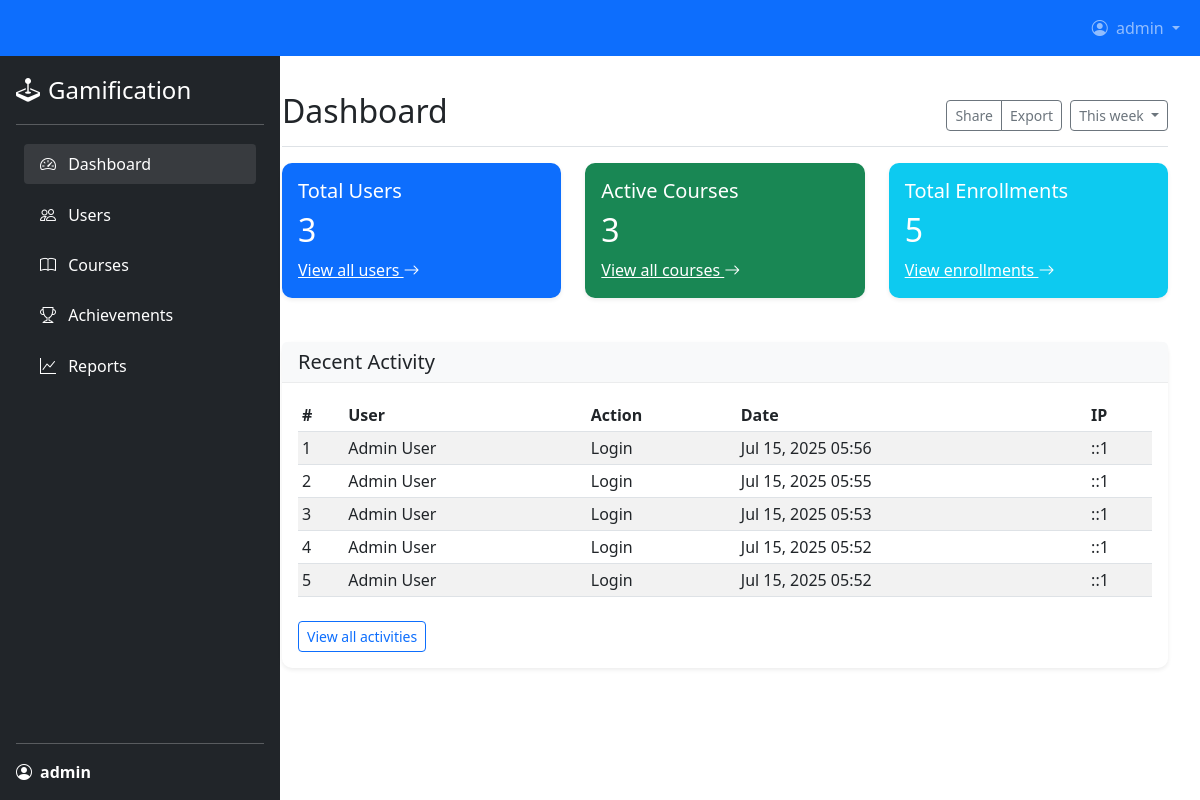
Page /admin/dashboard.php (signed in) on the committed database.
### tables this page shows
CREATE TABLE `activity_logs` (
  `id` int(11) NOT NULL,
  `user_id` int(11) DEFAULT NULL,
  `action` varchar(100) NOT NULL,
  `description` text DEFAULT NULL,
  `ip_address` varchar(45) DEFAULT NULL,
  `user_agent` text DEFAULT NULL,
  `created_at` timestamp NOT NULL DEFAULT current_timestamp()
);

CREATE TABLE `users` (
  `id` int(11) NOT NULL,
  `username` varchar(50) NOT NULL,
  `email` varchar(100) NOT NULL,
  `password` varchar(255) NOT NULL,
  `first_name` varchar(50) DEFAULT NULL,
  `last_name` varchar(50) DEFAULT NULL,
  `profile_picture` varchar(255) DEFAULT 'default.jpg',
  `bio` text DEFAULT NULL,
  `is_active` tinyint(1) DEFAULT 1,
  `is_verified` tinyint(1) DEFAULT 0,
  `verification_token` varchar(100) DEFAULT NULL,
  `reset_token` varchar(100) DEFAULT NULL,
  `reset_expires` datetime DEFAULT NULL,
  `last_login` datetime DEFAULT NULL,
  `created_at` timestamp NOT NULL DEFAULT current_timestamp(),
  `updated_at` timestamp NOT NULL DEFAULT current_timestamp() ON UPDATE current_timestamp(),
  `points` int(11) DEFAULT 0,
  `level` int(11) DEFAULT 1,
  `experience` int(11) DEFAULT 0,
  `next_level_exp` int(11) DEFAULT 100
);

### includes/functions.php (the view, shortened to what this page needs)
<?php
function get_recent_activities($limit = 5) {
    global $conn;
    $check_table = "SHOW TABLES LIKE 'activity_logs'";
    $table_exists = mysqli_query($conn, $check_table);
    $sql = "SELECT a.*, u.username, u.first_name, u.last_name
            FROM activity_logs a
            LEFT JOIN users u ON a.user_id = u.id
            ORDER BY a.created_at DESC
            LIMIT ?";
    $stmt = mysqli_prepare($conn, $sql);
    mysqli_stmt_bind_param($stmt, 'i', $limit);
    mysqli_stmt_execute($stmt);
    $result = mysqli_stmt_get_result($stmt);
    $output = '';
    $counter = 1;
    while ($row = mysqli_fetch_assoc($result)) {
        $user_name = !empty($row['first_name']) ?
                   htmlspecialchars($row['first_name'] . ' ' . $row['last_name']) :
                   htmlspecialchars($row['username']);
        $output .= '<tr>';
        $output .= '<td>' . $counter++ . '</td>';
        $output .= '<td>' . $user_name . '</td>';
        $output .= '<td>' . htmlspecialchars(ucfirst(str_replace('_', ' ', $row['action']))) . '</td>';
        $output .= '<td>' . date('M d, Y H:i', strtotime($row['created_at'])) . '</td>';
        $output .= '<td>' . htmlspecialchars($row['ip_address']) . '</td>';
        $output .= '</tr>';
    }
    return $output;
}
?>

### rows in the picture
activity_logs: user.last_name "Admin User", action "Login", created_at "Jul 15, 2025 05:56", ip_address "::1"
activity_logs: user.last_name "Admin User", action "Login", created_at "Jul 15, 2025 05:55", ip_address "::1"
activity_logs: user.last_name "Admin User", action "Login", created_at "Jul 15, 2025 05:53", ip_address "::1"
activity_logs: user.last_name "Admin User", action "Login", created_at "Jul 15, 2025 05:52", ip_address "::1"
activity_logs: user.last_name "Admin User", action "Login", created_at "Jul 15, 2025 05:52", ip_address "::1"

### other values in the picture
$_SESSION['username'] "admin"
get_user_count() "3"
get_course_count() "3"
get_enrollment_count() "5"
